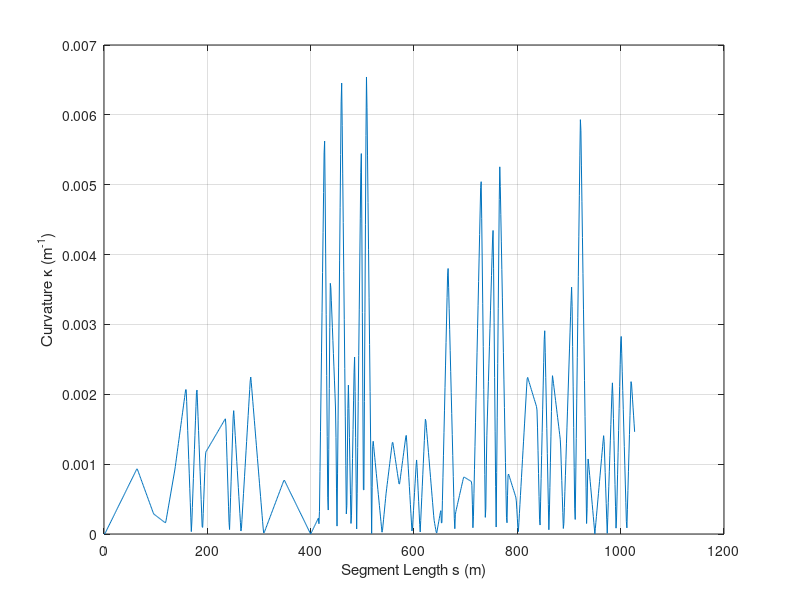

Reproduce this figure in MATLAB. (Note: this script raises an error after producing the figure.)
%%%%---------------------------------------------
% 6-25-2020
% For this Dynamic Routine to work
% (1) Select your Data i.e. GPS, Google Earth, AASHTO, etc.
% (2) Select a range that occupies one "curve segment" i.e.
% when does curvature change considerably. 
% (3) Select appropiate Initial Conditions i.e. proportional to 
% segment length.
% External files used: curvature.m direction.m
%%%_---------------------------------------------
clear; close all; clc
%Google Earth Data
% load('GPS1Xft.mat'); load('GPS1Yft.mat');
% x2 = GPSX; y2 = GPSY;
% x2 = x2'*.3048; y2 = y2'*.3048;
%GPS DATA
% load('CVF9LatX.mat'); load('CVF9LongY.mat');
% x2 = LatX'; y2 = LongY'; 
%Ideal AASHTO
% load('MichXm.mat'); load('MichYm.mat');  
% x2 = xm'; y2 = ym';
load('OptimK.mat'); load('OptimS.mat')

% ------------
y = b;
s = a;
y(isnan(y)) = 0;
s(isnan(s)) = 0;

%------
figure; plot(s,y); grid on;
xlabel('Segment Length s (m)'); ylabel('Curvature \kappa (m^{-1})')
%---------------------------------------------------------------
%From this point forward, I am doing the Optimization Semi-Dynamic Routine
% Initial Conditions, NEVER repeat them.
x0 = [s(1) 0.75*mean(s) 1.25*mean(s) s(end) max(y)]
%x0 = [1.25*sSmoo(1) mean(sSmoo) 1.25*mean(sSmoo) .75*sSmoo(end) max(ySmoo)]
%Note: Every single time, the x0 need ot be modified to achieve the right
%form
% Curvature Model M.1
M1 = @(x,s) ((x(5)./(x(2)-x(1))).*(s - x(1))).*(heaviside(s-x(1)) - heaviside(s-x(2))) +...
     x(5).*(heaviside(s-x(2))-heaviside(s-x(3))) + ...
( ( x(5)./(x(4)-x(3))).*(-s+x(3))+ x(5) ).*(heaviside(s-x(3)) - heaviside(s-x(4))); 
% Pr.1
fprintf('Pr. 1, Least Squares Min. Has finalized');
options = optimset('Display','off');


x = lsqcurvefit(M1,x0,s,y,[],[],options)
snew = linspace(s(1),s(end),100); % <--- This defines the 
% size of the "K_vector".
figure; hold on; 
plot(s,y,'bo');
plot(snew,M1(x,snew),'k-','linewidth',2);
xlim([snew(1), snew(end)+5]);
xlabel('Segment Length s (m)'); ylabel('Curvature \kappa (m^{-1})')
legend('Data','Fitted Response','location','best'); 
title('Data and Fitted Curve'); grid on

% -------------------------
%Parameters 
global K_temp e g mu U
% Vehicle Only
L = 2.5;  %U = 1.95;
U = 3;
% Road Only
%e = 12; mu = 0.4;
e = 6; mu = 0.3;
% Both
g = 9.81; K_vector = M1(x,snew);
% -------------------------
%Iterative Optimization Routine for Pr.2 given Optimized M.1
for i = 1:length(K_vector)
K_temp = K_vector(i);  
% Objective Function Pr.2
fun = @(x)  x(1) - (53.7*L + U*x(2)^2/g)*K_temp;    
%C.1 (Bounds)
lb = [-3,25]; % -3 < x1 < 3;
%ub = [30,35];
ub = [3,36];  % 60 < x2 < 80; mph
% There are no linear constraints, so set those arguments to |[]|. 
A = [];  b = []; % Linear In-equality Constraints
Aeq = []; beq = [];  % Linear Equality Constraints
%Initial Conditions
x0 = [1/4,1/2];  
%Constraints as an annoynomous function
nonlcon = @EqConstraint;
options = optimoptions('fmincon','Display','off');
Op(i,:) = fmincon(fun,x0,A,b,Aeq,beq,lb,ub,nonlcon,options);  
end
fprintf('Pr. 2 Has finalized \n');
figure; plot(snew,Op(:,2))
%title('Segment Length vs Velocity Optimized');
grid on
xlabel('Segment Length s (m)'); ylabel('Optimized Velocity (m/s)') 
figure; plot(M1(x,snew),Op(:,2))
title('Curvature vs Velocity Optimized'); grid on

% Nonlinear Constaints (Not bounds)
function [c,ceq] = EqConstraint(x)
global K_temp e g mu 
%Pr.2
% Nonlinear Inequality Constraints
c = x(2)^2*K_temp/g - (mu + 0.01*e)/(1-0.01*mu*e);
% Nonlinear Equality Constraints
ceq = [];
end
